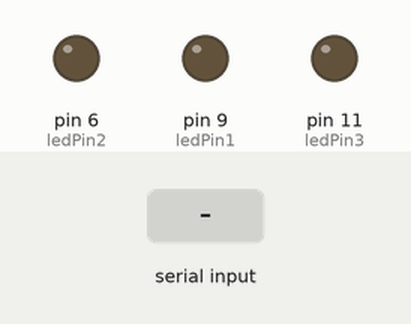
A sketch run on a simulated Arduino Uno, built with avr-gcc and run on an emulated ATmega328P. Shown: output pins drawn as LEDs (lit = HIGH). The test bench sets the inputs (shaded band).

Above: at 1.2 s.
1.3 s: "1" received over Serial
At 2.0 s:
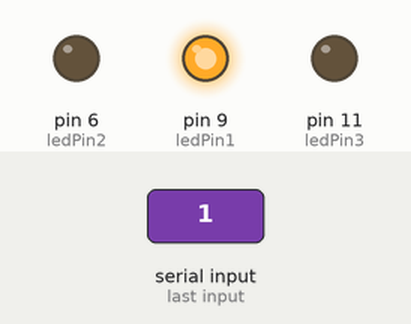
2.8 s: "2" received over Serial
At 3.2 s:
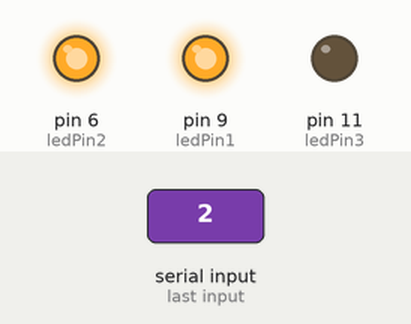
4.3 s: "3" received over Serial
At 5.5 s:
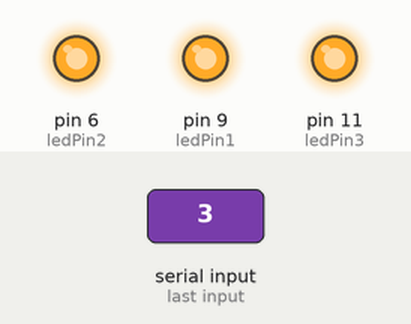
5.8 s: "0" received over Serial
At 6.7 s:
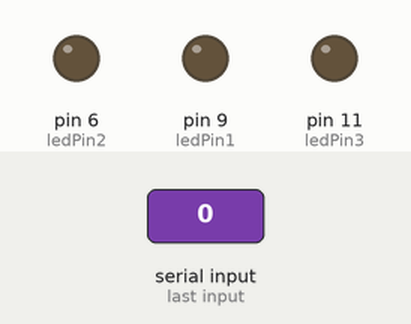
7.3 s: "2" received over Serial
At 7.8 s:
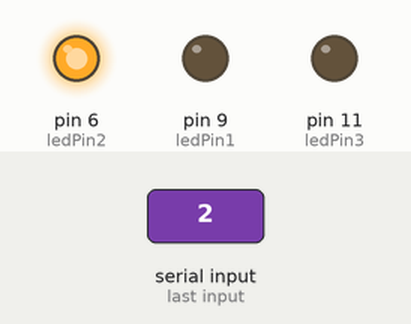
8.8 s: "3" received over Serial
At 10.1 s:
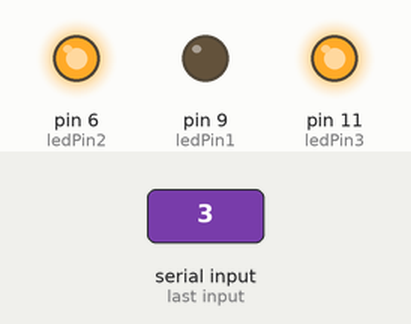
Timing chart, 0 to 11.3 s (numbered marks = the images above; inputs shaded):
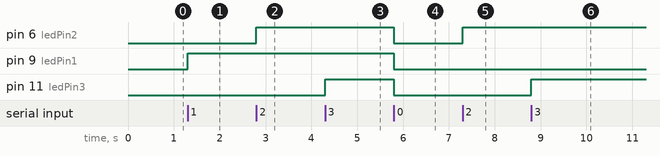

Measured:
- after the input at 1.3 s, pin 9 (ledPin1): LOW → HIGH at once
- after the input at 2.8 s, pin 6 (ledPin2): LOW → HIGH at once
- after the input at 4.3 s, pin 11 (ledPin3): LOW → HIGH at once
- after the input at 5.8 s, pin 6 (ledPin2), pin 9 (ledPin1), pin 11 (ledPin3): HIGH → LOW at once
- after the input at 7.3 s, pin 6 (ledPin2): LOW → HIGH at once
- after the input at 8.8 s, pin 11 (ledPin3): LOW → HIGH at once

The sketch:

CCSP1.ino
```cpp
char val;
int ledPin1 = 9;
int ledPin2 = 6;
int ledPin3 = 11;

void setup() {
  // put your setup code here, to run once:
  pinMode(ledPin1, OUTPUT);
  pinMode(ledPin2, OUTPUT);
  pinMode(ledPin3, OUTPUT);
  Serial.begin(9600);

}

void loop() {
  // put your main code here, to run repeatedly:
  if (Serial.available())
  {
    val = Serial.read();
  }
  if (val == '1')
  {
    digitalWrite(ledPin1, HIGH);


  }
  if (val == '2')
  {
    digitalWrite(ledPin2, HIGH);


  }
  if (val == '3')
  {
    digitalWrite(ledPin3, HIGH);


  }
  if (val == '0')
  {
    digitalWrite(ledPin1, LOW);
    digitalWrite(ledPin2, LOW);
    digitalWrite(ledPin3, LOW);
  }
  //delay(10);


}
```
